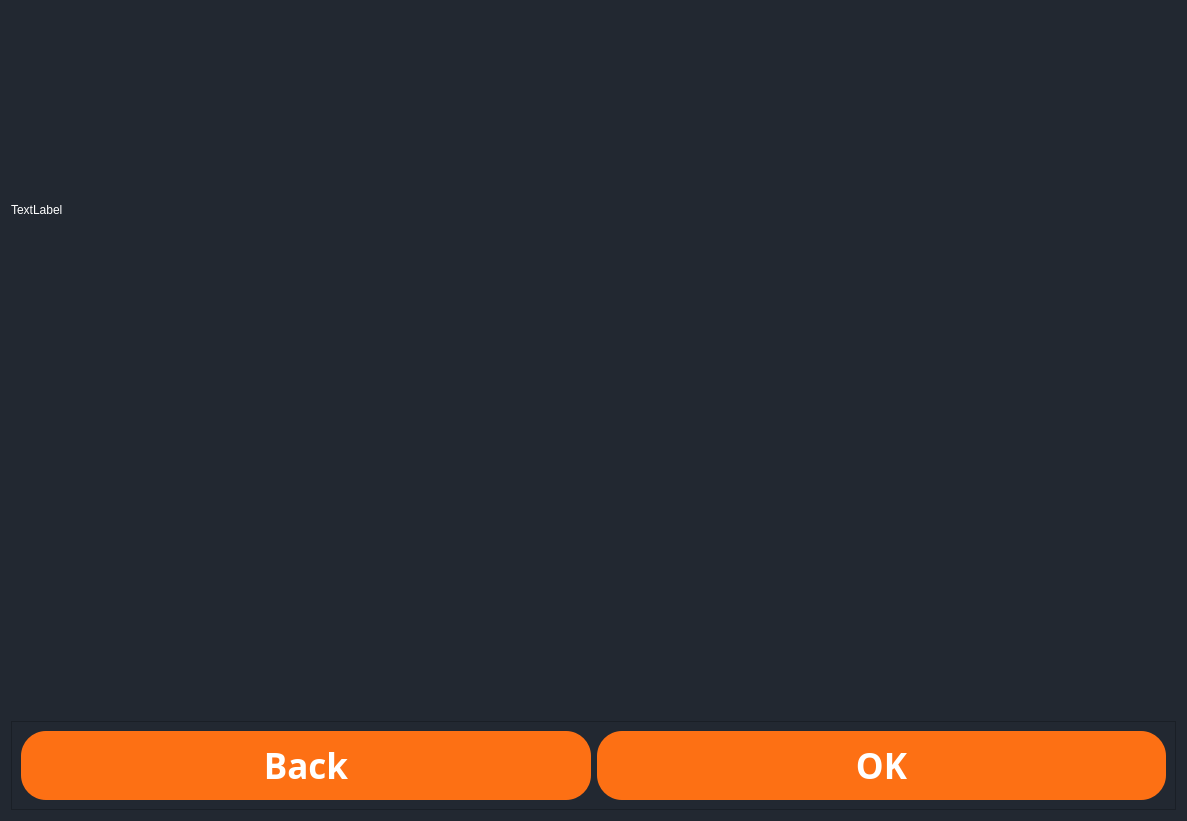
<?xml version="1.0" encoding="UTF-8"?>
<ui version="4.0">
 <class>Form</class>
 <widget class="QWidget" name="Form">
  <property name="geometry">
   <rect>
    <x>0</x>
    <y>0</y>
    <width>1187</width>
    <height>821</height>
   </rect>
  </property>
  <property name="windowTitle">
   <string>Form</string>
  </property>
  <property name="styleSheet">
   <string notr="true">QWidget {
    background-color: rgb(34, 40, 49);
	color: rgb(255, 255, 255)
}
</string>
  </property>
  <layout class="QVBoxLayout" name="verticalLayout">
   <item>
    <widget class="QLabel" name="label">
     <property name="text">
      <string>TextLabel</string>
     </property>
    </widget>
   </item>
   <item alignment="Qt::AlignBottom">
    <widget class="QFrame" name="frame">
     <property name="frameShape">
      <enum>QFrame::StyledPanel</enum>
     </property>
     <property name="frameShadow">
      <enum>QFrame::Raised</enum>
     </property>
     <layout class="QHBoxLayout" name="horizontalLayout">
      <item>
       <widget class="QPushButton" name="main_butten">
        <property name="font">
         <font>
          <family>Microsoft YaHei</family>
          <pointsize>26</pointsize>
          <weight>75</weight>
          <bold>true</bold>
         </font>
        </property>
        <property name="cursor">
         <cursorShape>PointingHandCursor</cursorShape>
        </property>
        <property name="toolTip">
         <string>&lt;html&gt;&lt;head/&gt;&lt;body&gt;&lt;p&gt;Go to the main window&lt;/p&gt;&lt;/body&gt;&lt;/html&gt;</string>
        </property>
        <property name="styleSheet">
         <string notr="true">QPushButton {
	background-color: #FD7014;
	border-radius: 25px;
    border: none;
    padding: 10px 40px;
	color: rgb(255, 255, 255)
}
QPushButton:hover {
    background-color: #E65C00; 
}
QPushButton:pressed {
    background-color: #CC4D00; 
}

QPushButton {
    box-shadow: 0px 4px 10px rgba(0, 0, 0, 0.5); 
}</string>
        </property>
        <property name="text">
         <string>Back</string>
        </property>
       </widget>
      </item>
      <item>
       <widget class="QPushButton" name="Basic_OK">
        <property name="font">
         <font>
          <family>Microsoft YaHei</family>
          <pointsize>26</pointsize>
          <weight>75</weight>
          <bold>true</bold>
         </font>
        </property>
        <property name="cursor">
         <cursorShape>PointingHandCursor</cursorShape>
        </property>
        <property name="styleSheet">
         <string notr="true">QPushButton {
	background-color: #FD7014;
	border-radius: 25px;
    border: none;
    padding: 10px 40px;
	color: rgb(255, 255, 255)
}
QPushButton:hover {
    background-color: #E65C00; 
}
QPushButton:pressed {
    background-color: #CC4D00; 
}

QPushButton {
    box-shadow: 0px 4px 10px rgba(0, 0, 0, 0.5); 
}</string>
        </property>
        <property name="text">
         <string>OK</string>
        </property>
       </widget>
      </item>
     </layout>
    </widget>
   </item>
  </layout>
 </widget>
 <resources/>
 <connections/>
</ui>
